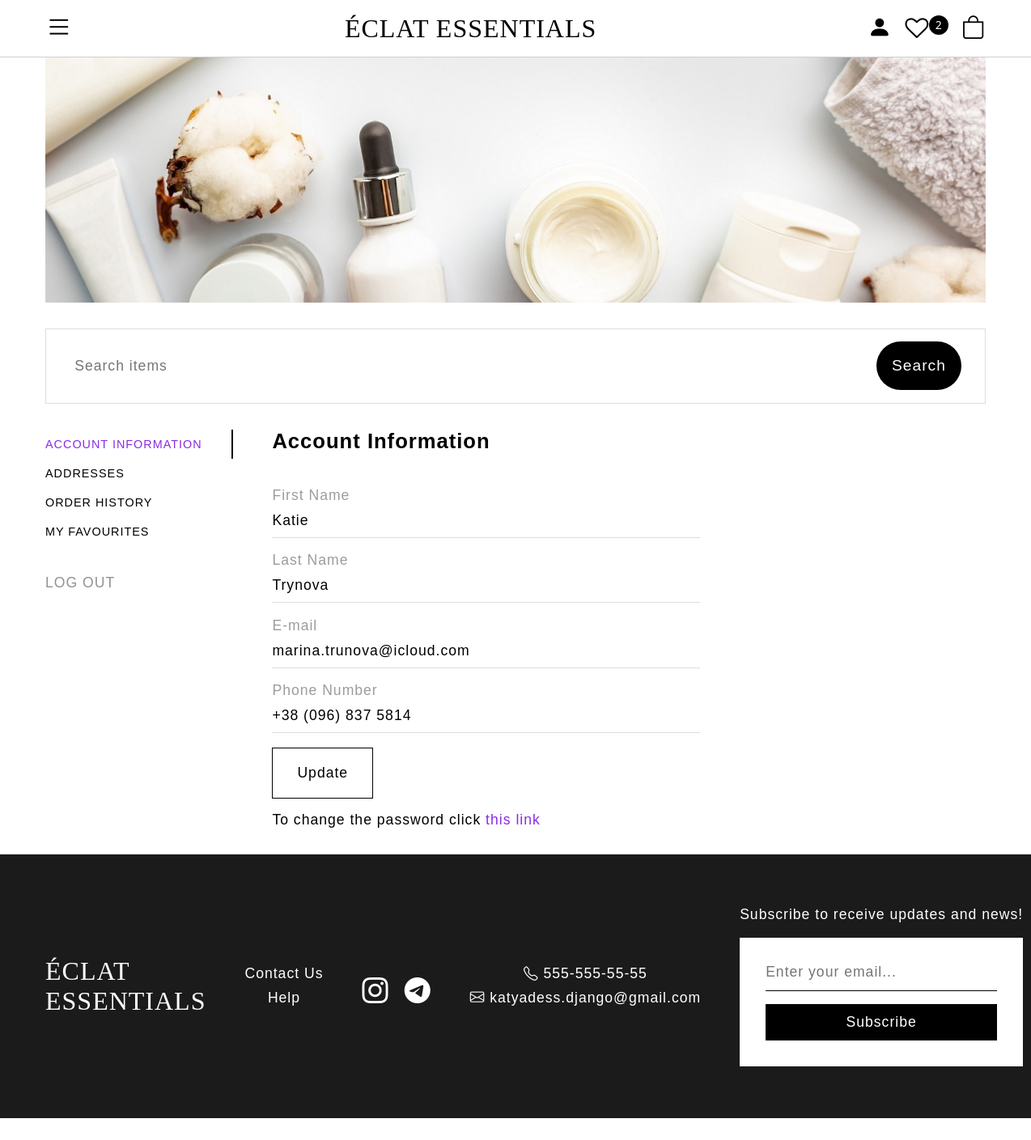
Page /account (signed in) on the committed database.
### users/models.py (models this page shows, shortened)
class CustomUser(AbstractUser):
    email = models.EmailField(unique=True, max_length=100)
    groups = models.ManyToManyField(
        Group,
        related_name='customuser_set',
        blank=True,
        help_text='The groups this user belongs to. A user will get all permissions granted to each of their groups.',
        verbose_name='groups',
    )
    user_permissions = models.ManyToManyField(
        Permission,
        related_name='customuser_permissions',
        blank=True,
        help_text='Specific permissions for this user.',
        verbose_name='user permissions',
    )
    USERNAME_FIELD = 'email'
    REQUIRED_FIELDS = []

### shop/models.py (models this page shows, shortened)
class WishList(models.Model):
    user = models.OneToOneField(settings.AUTH_USER_MODEL, on_delete=models.CASCADE)
    products = models.ManyToManyField(Product, related_name='wishlist_items', blank=True)
    class Meta:
        verbose_name_plural = 'Wishlist'

class UserData(models.Model):
    user = models.OneToOneField(settings.AUTH_USER_MODEL, on_delete=models.CASCADE)
    telephone = models.CharField(max_length=20)
    class Meta:
        verbose_name = 'UserData'
        verbose_name_plural = 'UserData'

### shop/views.py (the view, shortened to what this page needs)
# urls.py: path('account', views.account, name='account'),
@login_required
def account(request):
    user_data = get_object_or_404(UserData, user=request.user)
    addresses = Address.objects.filter(user=request.user)
    address_edit_forms = {}
    for address in addresses:
        address_edit_forms[address] = EditAddressForm(instance=address)
    categories = Category.objects.all()
    brands = Brand.objects.all()
    subscribe_form = SubscribeForm()
    edit_account_form = EditAccountForm(instance=request.user)
    edit_phone_form = EditPhoneForm(instance=user_data)
    add_address_form = AddAddressForm()
    wishlist_products = request.user.wishlist.products.annotate(
        average_rating=Avg('reviews__rating')
    )
    cart = Cart(request)
    orders = Order.objects.filter(address__user=request.user)
    now = timezone.now()
    filter_orders = request.GET.get('filter_orders', 'all')
    if filter_orders == 'this-month':
        start_date = now.replace(day=1)
        orders = orders.filter(created__gte=start_date)
    elif filter_orders == 'last-month':
        first_day_of_current_month = now.replace(day=1)
        last_month = first_day_of_current_month - timedelta(days=1)
        start_date = last_month.replace(day=1)
        end_date = first_day_of_current_month - timedelta(seconds=1)
        orders = orders.filter(created__gte=start_date, created__lte=end_date)
    elif filter_orders == 'this-year':
        start_date = now.replace(month=1, day=1)
        orders = orders.filter(created__gte=start_date)
    elif filter_orders == 'last-year':
        first_day_of_current_year = now.replace(month=1, day=1)
        last_year = first_day_of_current_year - timedelta(days=1)
        start_date = last_year.replace(month=1, day=1)
        end_date = first_day_of_current_year - timedelta(seconds=1)
        orders = orders.filter(created__gte=start_date, created__lte=end_date)
    else:
        orders = orders.order_by('-created')
    order_total_price = {}
    for order in orders:
        order_items = order.items.all()
        total_cost = sum(item.get_cost() for item in order_items)
        order_total_price[order] = total_cost
    context = {
        'categories': categories,
        'brands': brands,
        'subscribe_form': subscribe_form,
        'edit_account_form': edit_account_form,
        'edit_phone_form': edit_phone_form,
        'add_address_form': add_address_form,
        'addresses': addresses,
        'address_edit_forms': address_edit_forms,
        'wishlist_products': wishlist_products,
        'cart': cart,
        'orders': orders,
        'order_total_price': order_total_price,
    }
    return render(request, 'shop/account.html', context)

### shop/forms.py (shortened to what this page needs)
class SubscribeForm(forms.ModelForm):
    class Meta:
        model = Subscriber
        fields = ['email']
        widgets = {
            'email': forms.EmailInput(attrs= {
            'placeholder': 'Enter your email...',
            })
        }

class EditAccountForm(UserChangeForm):
    email = forms.EmailField(
        widget=forms.EmailInput(attrs={
            'id': 'email',
            'name': 'email',
        }),
        required=True
    )
    first_name = forms.CharField(
        widget=forms.TextInput(attrs={
            'name': 'first-name',
            'id': 'first-name'
        }),
        max_length=100,
        required=True
    )
    last_name = forms.CharField(
        widget=forms.TextInput(attrs={
            'name': 'last-name',
            'id': 'last-name'
        }),
        max_length=100,
        required=True
    )
    class Meta:
        model = User
        fields = ['first_name', 'last_name', 'email']

### cart/cart.py (called while the page is built)
    def __contains__(self, product):
        return str(product.id) in self.cart

    def __len__(self):
        return sum(item['quantity'] for item in self.cart.values())

### cart/context_processors.py (called while the page is built)
def cart(request):
    return {'Cart': Cart(request)}

### orders/models.py (called while the page is built)
    def get_cost(self):
        return self.price * self.quantity

### shop/models.py (called while the page is built)
    def get_absolute_url(self):
        return reverse('shop:product_list_by_category',
                       args=[self.slug])

    def get_absolute_url(self):
        return reverse('shop:product_list_by_brand',
                    args=[self.slug])

    def get_absolute_url(self):
        return reverse('shop:product_details',
                       args=[self.id, self.slug])

### templates/shop/account.html (shortened to what this page needs)
{% extends "shop/base.html" %}
{% block css_links %}
{% load static %}
<link rel="stylesheet" href="{% static "shop/css/account.css" %}">
{% endblock css_links %}
{% block content %}
<main class="main-menu">
    <div class="sidebar-menu">
        <p data-rel="1" class="nav-link active"><a>Account Information</a></p>
        <p data-rel="2" class="nav-link"><a href="?show=addresses">Addresses</a></p>
        <p data-rel="3" class="nav-link"><a href="?show=orders">Order History</a></p>
        <p data-rel="4" class="nav-link"><a href="?show=favourites">My Favourites</a></p>
        <a href="{% url "shop:shop_logout" %}" class="log-out-link">Log out</a>
    </div>
    <div class="sections">
        <div id="1" class="sub-section active">
            <h2 class="section-heading">Account Information</h2>
            <form action="{% url "shop:account" %}" class="account-form" method='POST'>
                <div class="name">
                    <div class="form-group">
                        <label for="first-name">First Name</label>
                        {{edit_account_form.first_name}}
                    </div>
                    <div class="form-group">
                        <label for="last-name">Last Name</label>
                        {{edit_account_form.last_name}}
                    </div>
                </div>
                <div class="form-group">
                    <label for="email">E-mail</label>
                    {{edit_account_form.email}}
                </div>
                <div class="form-group">
                    <label for="phone">Phone Number</label>
                    {{edit_phone_form.telephone}}
                </div>
                <button class='update-button' type="submit" name='account'>Update</button>
            </form>
            <p>To change the password click <a class="password-link" href="{% url "shop:change_password" %}">this link</a></p>
        </div>
    </div>
</main>
{% endblock content %}

### templates/shop/base.html (shortened to what this page needs)
<!DOCTYPE html>
<html lang="en">
    <head>
        {% load static %}
        <link rel="stylesheet" href="{% static "shop/css/main.css" %}">
        <link rel="stylesheet" href="https://cdn.jsdelivr.net/npm/bootstrap-icons@1.11.3/font/bootstrap-icons.min.css">
        <link rel="stylesheet" href="https://cdnjs.cloudflare.com/ajax/libs/font-awesome/4.7.0/css/font-awesome.min.css">
        {% block css_links %}
        {% endblock css_links %}
    </head>
    <body>
    <header class="header">
            <div class="nav-container">
                <div class="nav-toggle" aria-label="open navigation">
                    <span class="hamburger"><i class="bi bi-list"></i></span>
                </div>
                <div class="logo"><a href="{% url 'shop:main' %}">Éclat Essentials</a></div>
                <div class="nav-items">
                    {% if user.is_authenticated %}
                        <li class="nav-item person">
                            <a href="{% url "shop:account" %}" class="nav-link"><i class="bi bi-person-fill"></i></a>
                        </li>
                        <li class="nav-item favourites">
                            <a href="{% url "shop:account" %}?show=favourites" class="nav-link position-relative"><i class="fa fa-heart-o"></i></a>
                            {% if user.wishlist.products.all|length > 0 %}
                                <span class='badge'>
                                    {{user.wishlist.products.all|length}}
                                </span>
                            {% endif %}
                        </li>
                        <li class="nav-item cart">
                            {% if cart|length > 0 %}
                                <a href="{% url "cart:cart" %}" class="nav-link position-relative"><i class="bi bi-bag"></i></a>
                            {% else %}
                                <p class='nav-link position-relative'><i class="bi bi-bag"></i></p>
                            {% endif %}
                        </li>
                    {% endif %}
                </div>
            </div>
    </header>
    <img class='main-image' src="{% static "shop/images/skincare.jpg" %}">
    <section>
        <div class="search-container">
            <form action="{% url "shop:shop_search" %}" method="GET" class="form">
                <input type="text" placeholder="Search items" name="query" class="search-input">
                <div class="btn-wrapper">
                    <button type="submit" class="search-button">Search</button>
                </div>
            </form>
        </div>
    </section>
    {% block content %}
    {% endblock content %}
    <footer class="footer">
        <div class="logo"><a href="{% url "shop:main" %}">Éclat <span>Essentials</span></a></div>
        <div class="footer-sec get-in-touch">
            <div class="list-items">
                <li class="footer-list"><a href="{% url "shop:contact" %}">Contact Us</a></li>
                <li class="footer-list"><a href="{% url "shop:help" %}">Help</a></li>
            </div>
        </div>
        <div class="footer-sec socials">
            <li class="footer-list instagram"><a href="https://www.instagram.com" class="nav-link"><i class="bi bi-instagram"></i></a></li>
            <li class="footer-list telegram"><a href="https://www.telegram.com" class="nav-link"><i class="bi bi-telegram"></i></a></li>
        </div>
        <div class="footer-sec contacts">
            <div class="list-items">
                <li class="footer-list phone-number"><i class="bi bi-telephone"></i> 555-555-55-55</li>
                <li class="footer-list email"><i class="bi bi-envelope"></i> katyadess.django@gmail.com</li>
            </div>
        </div>
        {% if subscribe_form %}
        <div class="footer-sec subscribe list-items">
            <div class="subscribe-container">
                <p class="footer-list">Subscribe to receive updates and news!</p>
                <form method="POST" class="subscribe-form">
                    {{subscribe_form.email}}
                    <button type="submit" class='subscribe-button' name='subscribe'>Subscribe</button>
                </form>
            </div>
        </div>
        {% endif %}
    </footer>
</body>
</html>

### static/shop/css/account.css (style rules this page uses)
.main-menu { font-family: 'Gill Sans', 'Gill Sans MT', Calibri, 'Trebuchet MS', sans-serif; display: flex; flex-direction: column; align-items: baseline; width: 100%; padding: 0 2em; gap: 1.5em; margin-bottom: 2em; }
.sidebar-menu .nav-link a { color: black !important; }
.sidebar-menu { display: flex; flex-direction: column; width: 100%; }
.sidebar-menu p { cursor: pointer; }
.sections { flex: 1; gap: 1em; display: flex; flex-direction: column; width: 100%; }
.sub-section { width: 100%; gap: 1em; flex-direction: column; display: none; }
.sub-section.active { display: flex; }
.sidebar-menu .nav-link.active { border-right: 2px solid black; }
.sidebar-menu .nav-link.active a { color: blueviolet !important; }
.sidebar-menu .nav-link { padding: 10px 0; font-size: .6rem !important; }
.sidebar-menu .log-out-link { display: none; text-transform: uppercase; }
.section-heading { margin-bottom: 1em; font-size: .9rem !important; }
.account-form, .name { display: flex; flex-direction: column; gap: 1em; }
.form-group { display: flex; flex-direction: column; position: relative; }
.form-group label { color: #9c9c9c; }
.form-group input { border: none; padding: 10px 0; width: 60%; border-bottom: 1px solid #ddd; }
.password-link { color: blueviolet; }
.address-button, .update-button, .delete-button { width: fit-content; cursor: pointer; color: #929292; border: none; background-color: transparent; }
.address-button.save, .update-button, .address-button.delete { padding: 20px 30px; border: black 1px solid; color: black; }
.update-button { padding: 20px 30px; }
.sub-section * { font-size: .8rem !important; }
@media (min-width: 600px) { .main-menu { flex-direction: row; } }
@media (min-width: 600px) { .sidebar-menu { display: flex; flex-direction: column; width: 30%; } }
@media (min-width: 600px) { .sidebar-menu .log-out-link { display: block; margin-top: 2em; color: #929292; font-size: .9rem; } }
@media (min-width: 700px) { .form-group input { font-size: 1rem; } }
@media (min-width: 700px) { .sidebar-menu .nav-link { font-size: .9rem !important; } }
@media (min-width: 700px) { .sidebar-menu .log-out-link { font-size: 1.1rem; } }
@media (min-width: 700px) { .sub-section * { font-size: 1rem !important; } }
@media (min-width: 700px) { .section-heading { font-size: 1.4rem !important; } }
@media (min-width: 930px) { .main-menu { padding: 0 3.5em; } }
@media (min-width: 1200px) { .sidebar-menu { width: 20%; } }
@media (min-width: 1200px) { .main-menu { gap: 3em; } }
@media (min-width: 1200px) { .sub-section * { font-size: 1.1rem !important; } }
@media (min-width: 1200px) { .section-heading { font-size: 1.6rem !important; } }

### rows in the picture
CustomUser: wishlist.products.all|length "2", first_name "Katie", last_name "Trynova", email "marina.trunova@icloud.com"
UserData: telephone "+38 (096) 837 5814"
